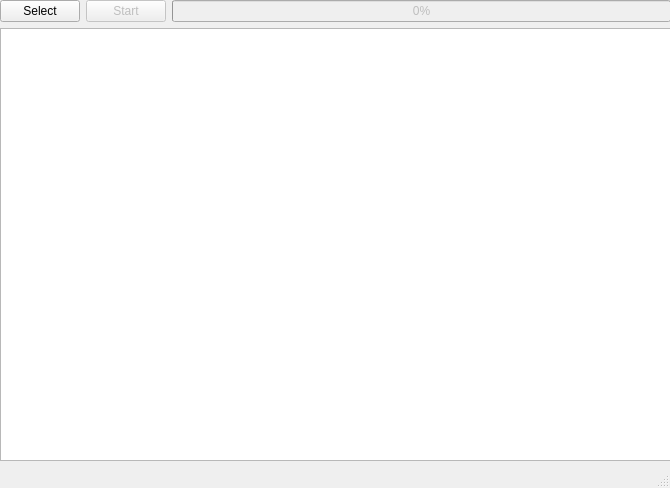
<?xml version="1.0" encoding="UTF-8"?>
<ui version="4.0">
 <class>MainWindow</class>
 <widget class="QMainWindow" name="MainWindow">
  <property name="geometry">
   <rect>
    <x>0</x>
    <y>0</y>
    <width>670</width>
    <height>488</height>
   </rect>
  </property>
  <property name="windowTitle">
   <string>MainWindow</string>
  </property>
  <widget class="QWidget" name="centralwidget">
   <widget class="QWidget" name="verticalLayoutWidget">
    <property name="geometry">
     <rect>
      <x>0</x>
      <y>0</y>
      <width>671</width>
      <height>461</height>
     </rect>
    </property>
    <layout class="QVBoxLayout" name="verticalLayout">
     <item>
      <layout class="QHBoxLayout" name="horizontalLayout_2">
       <item>
        <widget class="QPushButton" name="selectButton">
         <property name="text">
          <string>Select</string>
         </property>
        </widget>
       </item>
       <item>
        <widget class="QPushButton" name="startStopButton">
         <property name="enabled">
          <bool>false</bool>
         </property>
         <property name="text">
          <string>Start</string>
         </property>
        </widget>
       </item>
       <item>
        <widget class="QProgressBar" name="progressBar">
         <property name="enabled">
          <bool>false</bool>
         </property>
         <property name="value">
          <number>0</number>
         </property>
        </widget>
       </item>
      </layout>
     </item>
     <item>
      <widget class="QGraphicsView" name="graphicsView"/>
     </item>
    </layout>
   </widget>
  </widget>
  <widget class="QMenuBar" name="menubar">
   <property name="geometry">
    <rect>
     <x>0</x>
     <y>0</y>
     <width>670</width>
     <height>23</height>
    </rect>
   </property>
  </widget>
  <widget class="QStatusBar" name="statusbar">
   <property name="enabled">
    <bool>true</bool>
   </property>
  </widget>
 </widget>
 <resources/>
 <connections/>
</ui>
